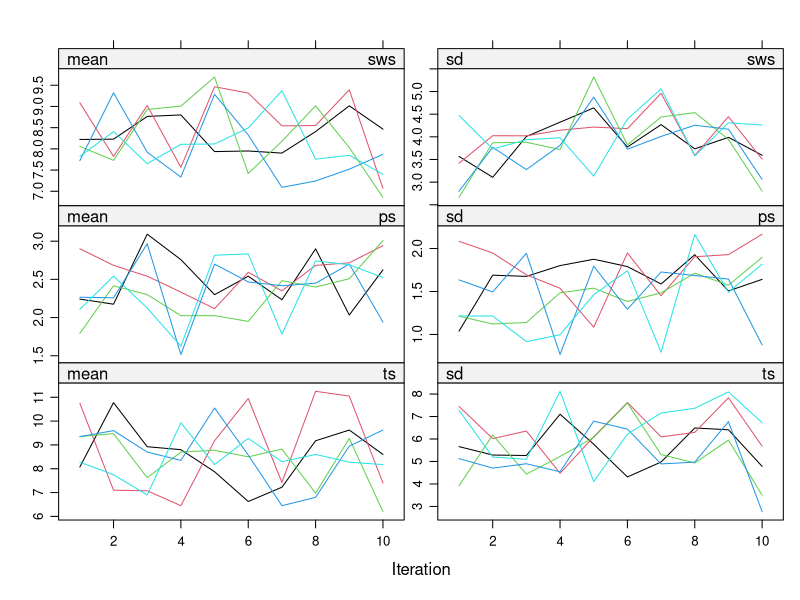
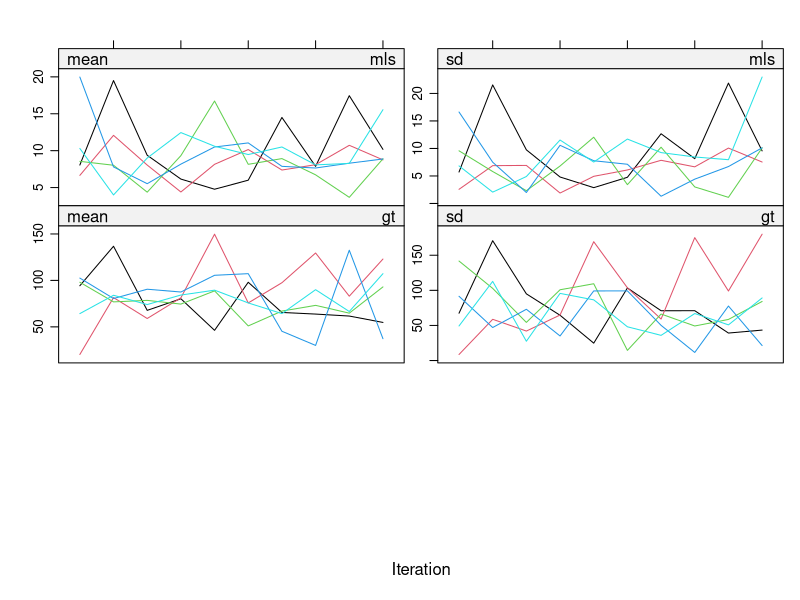
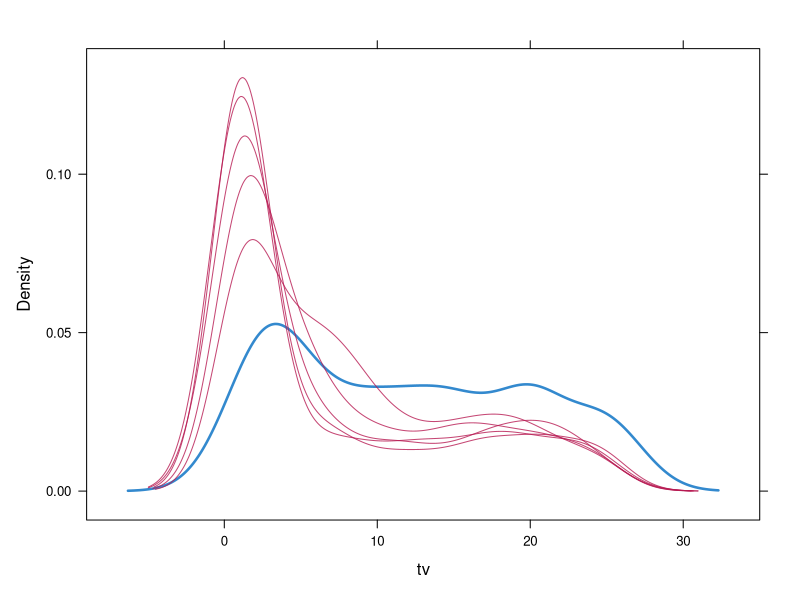

Recreate these plots in R, in order. (Note: this script raises an error after producing the figures.)
# MIMP session H by Hanne Oberman

# 1. start
library(mice) # Data imputation
library(dplyr) # Data manipulation
set.seed(123)

# 2. imputation method
meth <- make.method(mammalsleep)
meth #check current imp methods
pred <- make.predictorMatrix(mammalsleep)
pred #check current prediction matrix 
# note: in last practical we saw that ts is the sum of sws and ps and should not be imputed by others
meth["ts"]<- "~ I(sws + ps)" #passive imp of total sleep from other two (stochastic relation, not deterministical)
meth #see it's included now
pred[c("sws", "ps"), "ts"] <- 0 #now, remove these from pred matrix to avert cyclical relations
# note: This avoids circularity problems where ts would feed back into sws and ps, from which it is calculated:
pred[, "species"] <- 0 #like before (session F) do not include species
pred #see they're removed
pas.imp <- mice(mammalsleep, #impute with these matrices
                meth = meth, 
                pred = pred, 
                maxit = 10, 
                seed = 123, 
                print = F)

# 3. eval
plot(pas.imp) #better!

#######################

# 4. post-processing
meth <- make.method(boys) #get the meth mat
meth["tv"] <- "norm" #change to bayesian stochastic regression
post <- make.post(boys) #creat post proc matrix
post["tv"] <- "imp[[j]][, i] <- squeeze(imp[[j]][, i], c(1, 25))" #insert rules: between 1 and 25
# note: the inserted text means that for each iteration (imp{[[j]]), the value in column i should be between 1 and 25
# correction: j is the variable that is currently imputed, i is the iteration (because column in imp$imp contents)
# nb: squeeze does not censor/truncate/replace by min/max, it actually pushes the entire distribution more to the center
imp <- mice(boys, #impute
            meth = meth, 
            post = post, 
            print = FALSE)

# 5. compare
imp.pmm <- mice(boys, print=FALSE) #do regular imputation to compare
#table(complete(imp)$tv) #too large to look at
table(complete(imp.pmm)$tv) #all observed values
densityplot(imp, ~tv) #look at distributions of observed and imputed data
tv <- c(complete(imp.pmm)$tv, complete(imp)$tv) #create new object with data and method specified
used.method <- rep(c("pmm", "norm"), each = nrow(boys)) #attach method
tvm <- data.frame(tv = tv, method = used.method) #combine
histogram( ~tv | method, data = tvm, nint = 25) #see different distributions
# note: the post-processed norm is way more plausible! And has more realistic spread/distribution

# 6. ratios
miss <- is.na(imp$data$bmi) #missingness indicator
xyplot(imp, bmi ~ I (wgt / (hgt / 100)^2), #plot relation between observed and imputed bmi
       na.groups = miss, cex = c(0.8, 1.2), pch = c(1, 20),
       ylab = "BMI (kg/m2) Imputed", xlab = "BMI (kg/m2) Calculated")
# note: the relation between hgt, wgt and bmi is not preserved in the imputed values

# 7. passive imp again
meth <- make.method(boys) #get method matrix
meth["bmi"] <- "~ I(wgt / (hgt / 100)^2)" #impose relation
imp <- mice(boys, #impute, but do not fix pred matrix for circularity
            meth = meth, 
            print=FALSE)
# 8. eval
xyplot(imp, bmi ~ I(wgt / (hgt / 100)^2), na.groups = miss, #plot again
       cex = c(1, 1), pch = c(1, 20),
       ylab = "BMI (kg/m2) Imputed", xlab = "BMI (kg/m2) Calculated")
# note: now they're neatly on the line, BUT very unplausible. why?
plot(imp, c("bmi")) #terrible convergence!


# 9.
pred <- make.predictorMatrix(boys) #now fix the pred mat
pred[c("hgt", "wgt"), "bmi"] <- 0 #remove dependencies
pred #check that it worked
imp <-mice(boys, 
           meth = meth, 
           pred = pred, 
           print = FALSE) #impute again with correct pred mat
xyplot(imp, bmi ~ I(wgt / (hgt / 100)^2), na.groups = miss, #plot again and be happy
       cex=c(1, 1), pch=c(1, 20),
       ylab="BMI (kg/m2) Imputed", xlab="BMI (kg/m2) Calculated")
plot(imp, c("bmi")) #yay better convergence, although trending? Increase iteration nr?
# note: according to the practical, all is well now

